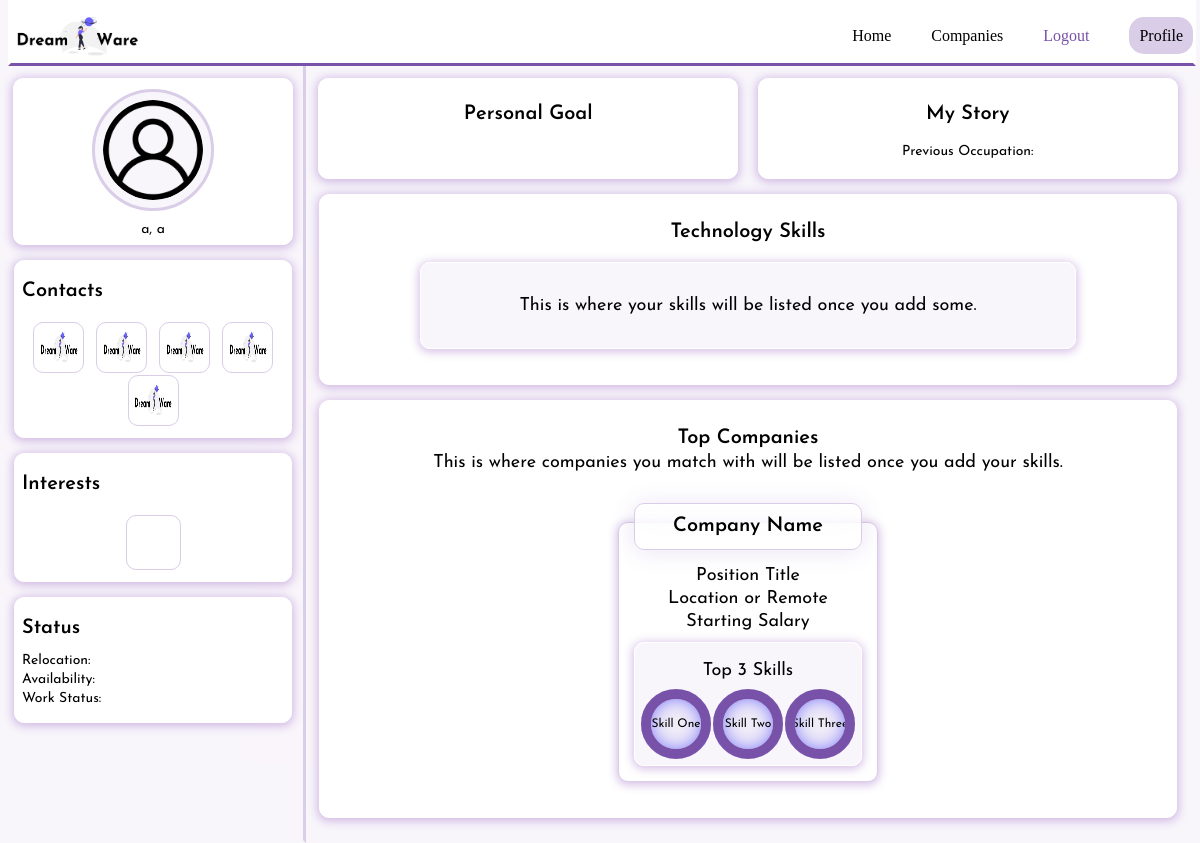
The page /dashboard/ (signed in) on the database its author committed.
### dashboard/models.py (models this page shows, shortened)
class CustomUser(AbstractBaseUser, PermissionsMixin):
    def validate_email(value):
        valid_emails = [
            '@gmail.com',
            '@outlook.com',
            '@yahoo.com',
            '@protonmail.com',
            '@aol.com',
            '@icloud.com',
        ]
        for x in valid_emails:
            if x in value:
                return value
            else:
                raise ValidationError("Email Field only accepts gmail, outlook, yahoo, aol and icloud addressees.")
    username = None
    email = models.EmailField(blank = False, unique = True, validators=[validate_email])
    first_name = models.CharField(blank = False,max_length=50)
    last_name = models.CharField(blank = False,max_length=50)
    is_admin = models.BooleanField(default = False)
    is_staff = models.BooleanField(default=False)
    is_active = models.BooleanField(default=True)
    is_company = models.BooleanField(default=False) #Monitors companies active on platform
    date_joined = models.DateTimeField(default=timezone.now)
    USERNAME_FIELD = 'email'
    REQUIRED_FIELDS = ['first_name','last_name']
    objects = CustomUserManager()

class Member(models.Model):
    INTERESTS = (
        ('FE', 'Front-End'),
        ('BE', 'Back-End'),
        ('FS', 'Full-Stack'),
        ('MD', 'Mobile Dev'),
        ('DO', 'Dev Ops'),
        ('SI', 'Security & Infrastructure')
    )
    WORK_STATUS = (
        ('AL', 'Actively Looking'),
        ('AC', 'Just Curious'),
        ('HE', 'Happily Employed')
    )
    WORK_AVAILABILITY = (
        ('IA', 'Immediately Available'),
        ('AW', 'About 2 Weeks'),
        ('MT', 'Moving Target')
    )
    RELOCATION_STATUS = (
        ('OK', 'Open To Relocate'),
        ('NO', 'No')
    )
    user = models.OneToOneField(CustomUser, on_delete=models.CASCADE)
    email = models.EmailField()
    picture = models.ImageField(default="defaultuser.png",upload_to="profile_images") #upload to images folder in database
    location = models.CharField(max_length=100)
    personal_goal = models.TextField(max_length=500)
    personal_story = models.TextField(max_length=500)
    education = models.CharField(max_length=100)
    linkedin = models.CharField(max_length=100)
    github = models.CharField(max_length=100)
    portfolio = models.CharField(max_length=100)
    interests = MultiSelectField(choices=INTERESTS)
    previous_occupation = models.CharField(max_length=100)
    availability = models.CharField(max_length=2, choices=WORK_AVAILABILITY)
    workstatus = models.CharField(max_length=2, choices=WORK_STATUS)
    relocation = models.CharField(max_length=2, choices=RELOCATION_STATUS)
    skills = models.ManyToManyField(TechSkills,related_name="CustomUsers")
    def interests_list(self):
        list = str(self.interests)
        list_ = list.split(',')
        return list_

### dashboard/views.py (the view)
# urls.py: path('dashboard/', views.dashboard, name='dashboard'),
@login_required(login_url='/login/')
def dashboard(request):
    users = Member.objects.filter(user=request.user)
    skills = list(request.user.member.skills.all())
    member_skills = list(skills)
    companies = Companies.objects.filter(#If Company MODEL skill_one contains ANYTHING user has
        Q(skill_one__in = skills) |
        Q(skill_two__in = skills) |
        Q(skill_three__in = skills)
    )
    return render(request, 'dashboard.html',{'users': users, 'companies':companies}) #{'members' : members ,'skills': skills})

### templates/dashboard.html (shortened to what this page needs)
<!DOCTYPE html>
<html lang="en" class="dashboard">
    <head>
        {% load static %}
        <link rel="stylesheet" href="{% static 'style.css' %}">
    </head>
    <body>
        <main class="dashboard" >
            <section>
                <section class="dashboard-lCol">
                    <section class="profileSection">
                        <img class="profileImg"src="/media/{{user.member.picture}}"  width="100px" height="100px">
                        <section class="profileText">
                            <p class="dashboard-text">{{user.first_name}}, {{user.last_name}}</p>
                        </section>
                    </section>
                    <section class="contactSection">
                        <p class="dashboard-title">Contacts</p>
                        <section class="contactLinks">
                            <div class="contactCards">
                                <a href="mailto:{{user.member.email}}" aria-label="Member's Email"><img src="/static/images/dreamwareLogo.png" height="40px" width="40px"></a>
                            </div>
                            <div class="contactCards">
                                <a href="{{user.member.linkedin}}" target="blank" aria-label="Member's LinkedIn"><img src="/static/images/dreamwareLogo.png" height="40px" width="40px"></a>
                            </div>
                            <div class="contactCards">
                                <a href="{{user.member.github}}" target="blank" aria-label="Member's Github"><img src="/static/images/dreamwareLogo.png" height="40px" width="40px"></a>
                            </div>
                            <div class="contactCards">
                                <a href="{{user.member.portfolio}}" target="blank" aria-label="Member's Portfolio"><img src="/static/images/dreamwareLogo.png" height="40px" width="40px"></a>
                            </div>
                            <div class="contactCards">
                                <a href="{{user.member.portfolio}}" target="blank" aria-label="Member's Resume"><img src="/static/images/dreamwareLogo.png" height="40px" width="40px"></a>
                            </div>
                        </section>
                    </section>
                    <section class="interestsSection">
                        <p class="dashboard-title">Interests</p>
                        <section class="interestsContainer">
                            {% for x in user.member.interests_list %}
                                <div class="interestsCards">
                                </div>
                            {% endfor %}
                        </section>
                    </section>
                    <section class="statusSection">
                        <p class="dashboard-title">Status</p>
                        <section class="statusContainer">
                            <p class="dashboard-text">Relocation: {{user.member.get_relocation_display}}</p>
                            <p class="dashboard-text">Availability: {{user.member.get_availability_display}}</p>
                            <p class="dashboard-text">Work Status: {{user.member.get_workstatus_display}}</p>
                        </section>
                    </section>
                </section>
                <section class="dashboard-rCol">
                    <section class="personalSection">
                        <section class="rowOne-lCol">
                            <p class="dashboard-title">Personal Goal</p>
                        </section>
                        <section class="rowOne-rCol">
                            <p class="dashboard-title">My Story</p>
                            <p class="dashboard-text"> Previous Occupation: {{user.member.previous_occupation}}</p>
                        </section>
                    </section>
                    <section class="skillsSection">
                        <p class="dashboard-title">Technology Skills</p>
                        <section class="techskills">
                            {% if user.member.skills.all %}
                                {% for skill in user.member.skills.all %}
                                    <div class="skill-circle">
                                        <svg>
                                            <circle cx="50" cy="50" r="50"></circle>
                                            <circle cx="50" cy="50" r="50"></circle>
                                        </svg>
                                        <div class="text">
                                            {{skill}}
                                        </div>
                                    </div>
                                {% endfor %}
                            {% else %}
                                <p>This is where your skills will be listed once you add some.</p>
                            {% endif %}
                        </section>
                    </section>
                    <section class="companiesSection">
                        <p class="dashboard-title">Top Companies</p>
                        <section class="companySubtitle">
                            {% if companies %}
                                <p>These companies have positions that match your skillset</p>
                            {% else %}
                                <p>This is where companies you match with will be listed once you add your skills.</p>
                            {% endif %}
                        </section>
                        <section class="companyCards">
                            {% if companies %}
                                {% for company in companies %}
                                    <section class="cards">
                                        <section class="infoSection">
                                            <div class="companyTitle">
                                                <p class="title"> {{company.company_name}}</p>
                                            </div>
                                            <p> {{company.position_title}}</p>
                                            <p>{{company.location}}</p>
                                            {% if company.salary == none %}
                                                <p>Salary Not Disclosed</p>
                                            {% else %}
                                                <p>{{company.salary}} USD</p>
                                            {% endif %}
                                        </section>
                                        <section class="skills">
                                            <p>Skills</p>
                                            <section class="skills-container">
                                                <div class="skill-circle">
                                                    <svg>
                                                        <circle cx="30" cy="30" r="30"></circle>
                                                        <circle cx="30" cy="30" r="30"></circle>
                                                    </svg>
                                                    <div class="text">{{company.skill_one}}</div>
                                                </div>
                                                <div class="skill-circle">
                                                    <svg>
                                                        <circle cx="30" cy="30" r="30"></circle>
                                                        <circle cx="30" cy="30" r="30"></circle>
                                                    </svg>
                                                    <div class="text">{{company.skill_two}}</div>
                                                </div>
                                                <div class="skill-circle">
                                                    <svg>
                                                        <circle cx="30" cy="30" r="30"></circle>
                                                        <circle cx="30" cy="30" r="30"></circle>
                                                    </svg>
                                                    <div class="text">{{company.skill_three}}</div>
                                                </div>
                                            </section>
                                        </section>
                                    </section>
                                {% endfor %}
                            {% else %}
                                <section class="cards">
                                    <section class="infoSection">
                                        <div class="companyTitle">
                                            <p class="title"> Company Name </p>
                                        </div>
                                        <p> Position Title </p>
                                        <p>Location or Remote </p>
                                        <p>Starting Salary</p>
                                    </section>
                                    <section class="skills">
                                        <p>Top 3 Skills</p>
                                        <section class="skills-container">
                                            <div class="skill-circle">
                                                <svg>
                                                    <circle cx="30" cy="30" r="30"></circle>
                                                    <circle cx="30" cy="30" r="30"></circle>
                                                </svg>
                                                <div class="text">Skill One</div>
                                            </div>
                                            <div class="skill-circle">
                                                <svg>
                                                    <circle cx="30" cy="30" r="30"></circle>
                                                    <circle cx="30" cy="30" r="30"></circle>
                                                </svg>
                                                <div class="text">Skill Two</div>
                                            </div>
                                            <div class="skill-circle">
                                                <svg>
                                                    <circle cx="30" cy="30" r="30"></circle>
                                                    <circle cx="30" cy="30" r="30"></circle>
                                                </svg>
                                                <div class="text">Skill Three</div>
                                            </div>
                                        </section>
                                    </section>
                                </section>
                            {% endif %}
                        </section>
                    </section>
                </section>
            </section>
        </main>
    </body>
</html>

### rows shown on the page
CustomUser: member.picture (placeholder picture), first_name "a", last_name "a"
